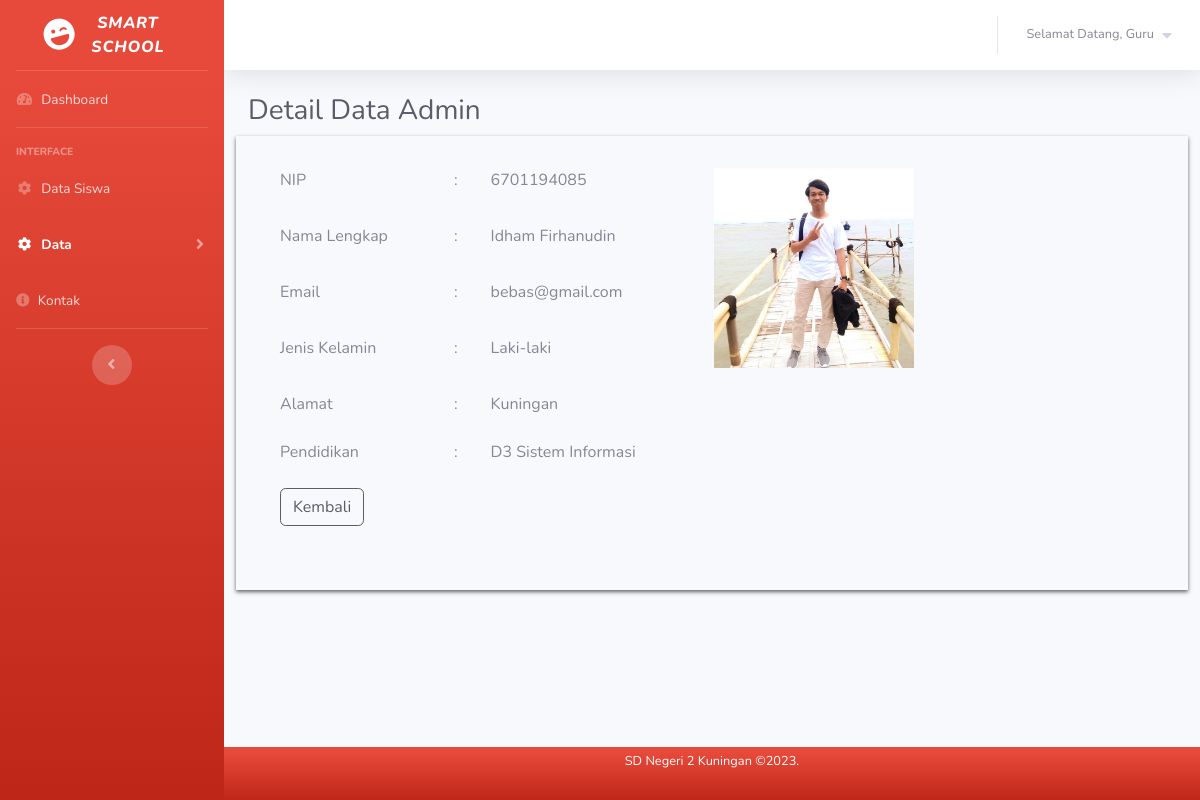
The page /guru/detail-admin.php?id_admin=2 on the database its author committed.
### tables this page shows
CREATE TABLE `data_admin` (
  `id_admin` int(20) NOT NULL,
  `foto` varchar(50) NOT NULL,
  `nip` varchar(50) NOT NULL,
  `nama_lengkap` varchar(50) NOT NULL,
  `email` varchar(50) NOT NULL,
  `jenis_kelamin` varchar(20) NOT NULL,
  `alamat` varchar(100) NOT NULL,
  `pendidikan` varchar(50) NOT NULL,
  `password` varchar(255) NOT NULL,
  `pertanyaan_1` varchar(255) NOT NULL,
  `jawaban_1` varchar(255) NOT NULL,
  `pertanyaan_2` varchar(255) NOT NULL,
  `jawaban_2` varchar(255) NOT NULL
);

### guru/function.php (called while the page is built, shortened)
<?php
	$conn = mysqli_connect("localhost", "root", "", "pendataan");
	function query($query){
		global $conn;
		$result = mysqli_query($conn, $query);
		if (mysqli_num_rows($result) == 1) {
			return mysqli_fetch_assoc($result);
		}
		$rows = [];
		return $rows;
	}
 ?>

### guru/detail-admin.php (the view, shortened to what this page needs)
<?php
    require 'function.php';
    $id_admin = $_GET["id_admin"];
    $admin = query("SELECT * FROM data_admin WHERE id_admin = $id_admin");
 ?>
<!DOCTYPE html>
<html lang="en">
<head>
    <link href="style/vendor/fontawesome-free/css/all.min.css" rel="stylesheet" type="text/css">
    <link href="style/css/sb-admin-2.min.css" rel="stylesheet">
    <link href="style/vendor/datatables/dataTables.bootstrap4.min.css" rel="stylesheet">
</head>
<body id="page-top">
    <div id="wrapper">
        <ul class="navbar-nav bg-gradient-danger sidebar sidebar-dark accordion" id="accordionSidebar">
            <a class="sidebar-brand d-flex align-items-center justify-content-center" href="dashboard.php">
                <div class="sidebar-brand-icon rotate-n-15">
                    <i class="fas fa-laugh-wink"></i>
                </div>
                <div class="sidebar-brand-text mx-3"><i>Smart <br>School</i></div>
            </a>
            <hr class="sidebar-divider my-0">
            <li class="nav-item">
                <a class="nav-link" href="dashboard.php">
                    <i class="fas fa-fw fa-tachometer-alt"></i>
                    <span>Dashboard</span></a>
            </li>
            <hr class="sidebar-divider">
            <div class="sidebar-heading">
                Interface
            </div>
            <li class="nav-item">
                <a class="nav-link" href="siswa/data-kelas1.php">
                    <i class="fas fa-fw fa-cog"></i>
                    <span>Data Siswa</span>
                </a>
            </li>
            <li class="nav-item active">
                <a class="nav-link collapsed" href="#" data-toggle="collapse" data-target="#collapseTwo"
                    aria-expanded="true" aria-controls="collapseTwo">
                    <i class="fas fa-fw fa-cog"></i>
                    <span>Data</span>
                </a>
            </li>
            <li class="nav-item">
                <a class="nav-link" href="kontak.php">
                    <i class="fa fa-info-circle"></i>
                    <span>Kontak</span>
                </a>
            </li>
            <hr class="sidebar-divider">
            <div class="text-center d-none d-md-inline">
                <button class="rounded-circle border-0" id="sidebarToggle"></button>
            </div>
        </ul>
        <div id="content-wrapper" class="d-flex flex-column">
            <div id="content">
                <nav class="navbar navbar-expand navbar-light bg-white topbar mb-4 static-top shadow">
                    <ul class="navbar-nav ml-auto">
                        <li class="nav-item dropdown no-arrow">
                            <a class="nav-link dropdown-toggle" href="#" id="userDropdown" role="button"
                                data-toggle="dropdown" aria-haspopup="true" aria-expanded="false">
                                <span class="mr-2 d-none d-lg-inline text-gray-600 small">Selamat Datang, Guru</span>
                                <i class="fa fa-caret-down"></i>
                            </a>
                        </li>
                    </ul>
                </nav>
                <div class="container-fluid">
                    <h1 class="h3 mb-2 text-gray-800">Detail Data Admin</h1>
                    <div class="card-deck" style="box-shadow: 0 2px 4px rgba(0,0,0,0.6);">
                        <div class="col-md-10 col-sm-10 mb-3">
                            <div class="card-body">
                            <table class="table table-borderless" align="center">
                                <tbody>
                                    <tr>
                                        <td>NIP</td>
                                        <td>:</td>
                                        <td><?= $admin["nip"];?></td>
                                        <td rowspan="4"><img width="200" height="200" src="<?= $admin["foto"] ?>"></td>
                                    </tr>
                                    <tr>
                                        <td>Nama Lengkap</td>
                                        <td>:</td>
                                        <td><?= $admin["nama_lengkap"];?></td>
                                    </tr>
                                    <tr>
                                        <td>Email</td>
                                        <td>:</td>
                                        <td><?= $admin["email"];?></td>
                                    </tr>
                                    <tr>
                                        <td>Jenis Kelamin</td>
                                        <td>:</td>
                                        <td><?= $admin["jenis_kelamin"];?></td>
                                    </tr>
                                    <tr>
                                        <td>Alamat</td>
                                        <td>:</td>
                                        <td><?= $admin["alamat"];?></td>
                                    </tr>
                                    <tr>
                                        <td>Pendidikan</td>
                                        <td>:</td>
                                        <td><?= $admin["pendidikan"];?></td>
                                    </tr>
                                    <tr>
                                        <td class="text-left" colspan="3">
                                            <a href="data-admin.php" class="btn btn-outline-dark" name="kembali"> Kembali</a>
                                        </td>
                                    </tr>
                                </tbody>
                            </table>
                            </div>
                        </div>
                    </div>
                </div>
            </div>
            <?php include '../footer.php'; ?>
        </div>
    </div>
</body>
</html>

### rows shown on the page
data_admin: nip "6701194085", foto (picture), nama_lengkap "Idham Firhanudin", email "bebas@gmail.com", jenis_kelamin "Laki-laki", alamat "Kuningan", pendidikan "D3 Sistem Informasi"
